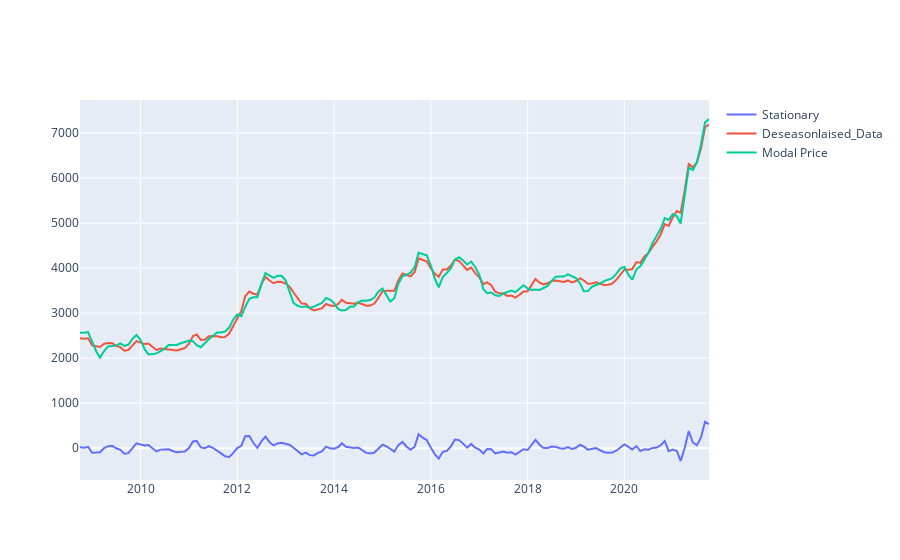

Write notebook code for a chart like this one.
### Code cell
fig = go.Figure()
fig = make_subplots(rows=1, cols=1)

fig.add_trace(go.Scatter(x=outer_join_df[outer_join_df['SMA(12)'].notnull()].index,
                         y=outer_join_df[outer_join_df['SMA(12)'].notnull()]['Stationary'],
                         mode='lines',name = "Stationary") , row=1, col=1)
    
fig.add_trace(go.Scatter(x=outer_join_df[outer_join_df['SMA(12)'].notnull()].index,
                         y=outer_join_df[outer_join_df['SMA(12)'].notnull()]['Deseasonlaised_Data'],
                         mode='lines',name = "Deseasonlaised_Data") , row=1, col=1)
    

fig.add_trace(go.Scatter(x=outer_join_df[outer_join_df['SMA(12)'].notnull()].index,
                         y=outer_join_df[outer_join_df['SMA(12)'].notnull()]['Modal Price (Rs./Quintal)'],
                         mode='lines' , name = "Modal Price"),row=1, col=1)

### Figure 1 — Plotly figure (JSON) as saved in the notebook; plotly's stock layout.template omitted (floating-point values rounded to 4 significant figures; data arrays with more than 128 entries replaced by an {"elided": "..."} marker saying what was removed)
{"data": [{"mode": "lines", "name": "Stationary", "type": "scatter", "x": {"elided": "157 str values"}, "xaxis": "x", "y": {"elided": "157 float values"}, "yaxis": "y"}, {"mode": "lines", "name": "Deseasonlaised_Data", "type": "scatter", "x": {"elided": "157 str values"}, "xaxis": "x", "y": {"elided": "157 float values"}, "yaxis": "y"}, {"mode": "lines", "name": "Modal Price", "type": "scatter", "x": {"elided": "157 str values"}, "xaxis": "x", "y": {"elided": "157 float values"}, "yaxis": "y"}], "layout": {"xaxis": {"anchor": "y", "domain": [0, 1]}, "yaxis": {"anchor": "x", "domain": [0, 1]}}}
